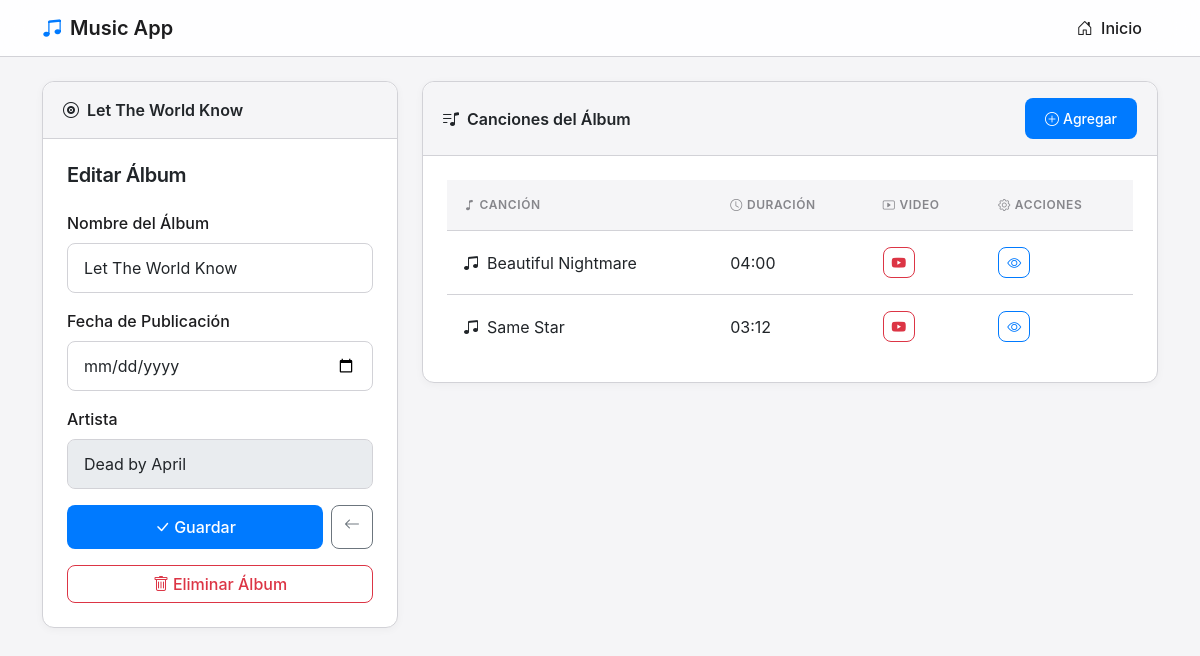
Screenshot of /music/album/2 with the database file from the repository.
### music/models.py (models this page shows, shortened)
class Album(models.Model):
    artist = models.ForeignKey(Artist, on_delete=models.CASCADE)
    name = models.CharField(max_length=200)
    pub_date=models.DateField('fechade publicación')

class Artist(models.Model):
    name = models.CharField(max_length=200)
    genre =models.CharField(max_length=200)

class Songs(models.Model):
    album = models.ForeignKey(Album, on_delete=models.CASCADE)
    name_song = models.CharField(max_length=200)
    duration = models.IntegerField(default=0)
    video = models.URLField(blank=True, null=True)
    def duration_mmss(self):
        minutes = self.duration // 60
        seconds = self.duration % 60
        return f"{minutes:02d}:{seconds:02d}"

### music/views.py (the view)
# urls.py: path('album/<int:album_id>', views.album_detail, name='album_detail'),
def album_detail(request, album_id):
    album = get_object_or_404(Album, id=album_id)
    if request.method == 'POST':
        form = AlbumForm(request.POST, instance=album)
        if form.is_valid():
            form.save()
            return redirect('album_detail', album_id=album.id)
    else:
        form = AlbumForm(instance=album)
    context = {'album': album, 'form': form}
    return render(request, 'music/album_detail.html', context)

### music/forms.py
class AlbumForm(forms.ModelForm):
    class Meta:
        model = Album
        fields = '__all__'

### music/templates/music/album_detail.html (shortened to what this page needs)
{% extends "music/base.html" %}
{% block content %}
<div class="row">
    <div class="col-lg-4 mb-4">
        <div class="card">
            <div class="card-header">
                <i class="bi bi-vinyl me-2"></i>{{ album.name }}
            </div>
            <div class="card-body">
                <h5 class="card-title mb-4">Editar Álbum</h5>
                <form action="{% url 'album_detail' album.id %}" method="post">
                    <div class="mb-3">
                        <label for="id_name" class="form-label">Nombre del Álbum</label>
                        <input type="text" name="name" id="id_name" class="form-control" value="{{ album.name }}" required>
                    </div>
                    <div class="mb-3">
                        <label for="id_pub_date" class="form-label">Fecha de Publicación</label>
                        <input type="date" name="pub_date" id="id_pub_date" class="form-control" value="{{ album.pub_date }}" required>
                    </div>
                    <div class="mb-3">
                        <label class="form-label">Artista</label>
                        <input type="text" class="form-control" value="{{ album.artist.name }}" disabled>
                    </div>
                    <div class="d-flex gap-2 mb-3">
                        <button type="submit" class="btn btn-primary flex-grow-1">
                            <i class="bi bi-check-lg me-1"></i>Guardar
                        </button>
                        <a href="{% url 'artist_detail' album.artist.id %}" class="btn btn-outline-secondary">
                            <i class="bi bi-arrow-left"></i>
                        </a>
                    </div>
                    <a href="{% url 'album_delete' album.id %}" class="btn btn-outline-danger w-100">
                        <i class="bi bi-trash me-1"></i>Eliminar Álbum
                    </a>
                </form>
            </div>
        </div>
    </div>
    <div class="col-lg-8">
        <div class="card">
            <div class="card-header d-flex justify-content-between align-items-center">
                <span><i class="bi bi-music-note-list me-2"></i>Canciones del Álbum</span>
                <button class="btn btn-primary btn-sm" data-bs-toggle="modal" data-bs-target="#addSongModal">
                    <i class="bi bi-plus-circle me-1"></i>Agregar
                </button>
            </div>
            <div class="card-body">
                {% if album.songs_set.all %}
                <div class="table-responsive">
                    <table class="table table-hover mb-0">
                        <thead>
                            <tr>
                                <th><i class="bi bi-music-note me-1"></i>Canción</th>
                                <th><i class="bi bi-clock me-1"></i>Duración</th>
                                <th><i class="bi bi-play-btn me-1"></i>Video</th>
                                <th><i class="bi bi-gear me-1"></i>Acciones</th>
                            </tr>
                        </thead>
                        <tbody>
                            {% for song in album.songs_set.all %}
                            <tr>
                                <td>
                                    <i class="bi bi-music-note-beamed me-2"></i>{{ song.name_song }}
                                </td>
                                <td>{{ song.duration_mmss }}</td>
                                <td>
                                    {% if song.video %}
                                    <a href="{{ song.video }}" target="_blank" class="btn btn-outline-danger btn-sm">
                                        <i class="bi bi-youtube"></i>
                                    </a>
                                    {% else %}
                                    <span class="text-muted">-</span>
                                    {% endif %}
                                </td>
                                <td>
                                    <a href="{% url 'song_detail' song.id %}" class="btn btn-outline-primary btn-sm">
                                        <i class="bi bi-eye"></i>
                                    </a>
                                </td>
                            </tr>
                            {% endfor %}
                        </tbody>
                    </table>
                </div>
                {% else %}
                <p class="text-muted text-center py-4 mb-0">
                    <i class="bi bi-inbox me-2"></i>Este álbum no tiene canciones.
                </p>
                {% endif %}
            </div>
        </div>
    </div>
</div>
{% endblock %}

### music/templates/music/base.html (style rules this page uses)
:root { --primary-color: #007AFF; --secondary-color: #86868b; --bg-light: #F5F5F7; --bg-card: #FFFFFF; --text-dark: #1D1D1F; --text-muted: #86868b; --border-color: #D2D2D7; }
body { background-color: var(--bg-light); color: var(--text-dark); font-family: -apple-system, BlinkMacSystemFont, 'Segoe UI', Roboto, Oxygen, Ubuntu, sans-serif; font-size: 16px; line-height: 1.5; min-height: 100vh; }
h1, h2, h3, h4, h5 { font-weight: 600; letter-spacing: -0.02em; }
.card { background: var(--bg-card); border: 1px solid var(--border-color); border-radius: 12px; box-shadow: 0 2px 8px rgba(0, 0, 0, 0.04); transition: box-shadow 0.3s ease; }
.card-header { background: var(--bg-light); border-bottom: 1px solid var(--border-color); font-weight: 600; padding: 1rem 1.25rem; border-radius: 12px 12px 0 0 !important; }
.card-body { padding: 1.5rem; }
.btn-primary { background: var(--primary-color); border: none; border-radius: 8px; font-weight: 500; padding: 0.625rem 1.25rem; transition: all 0.2s; }
.btn-outline-primary { color: var(--primary-color); border-color: var(--primary-color); border-radius: 8px; font-weight: 500; }
.btn-outline-secondary { border-radius: 8px; font-weight: 500; }
.btn-outline-danger { border-radius: 8px; font-weight: 500; }
.form-control, .form-select { border-radius: 8px; border: 1px solid var(--border-color); padding: 0.75rem 1rem; font-size: 1rem; }
.form-label { font-weight: 500; margin-bottom: 0.5rem; color: var(--text-dark); }
.table { margin-bottom: 0; }
.table thead th { background: var(--bg-light); border-bottom: 1px solid var(--border-color); font-weight: 600; text-transform: uppercase; font-size: 0.75rem; letter-spacing: 0.05em; color: var(--text-muted); padding: 1rem; }
.table tbody td { padding: 1rem; vertical-align: middle; border-bottom: 1px solid var(--border-color); }
.table tbody tr:last-child td { border-bottom: none; }

### rows the page displays
Album: name "Let The World Know", artist.name "Dead by April"
Songs: name_song "Beautiful Nightmare", duration_mmss "04:00"
Songs: name_song "Same Star", duration_mmss "03:12"
